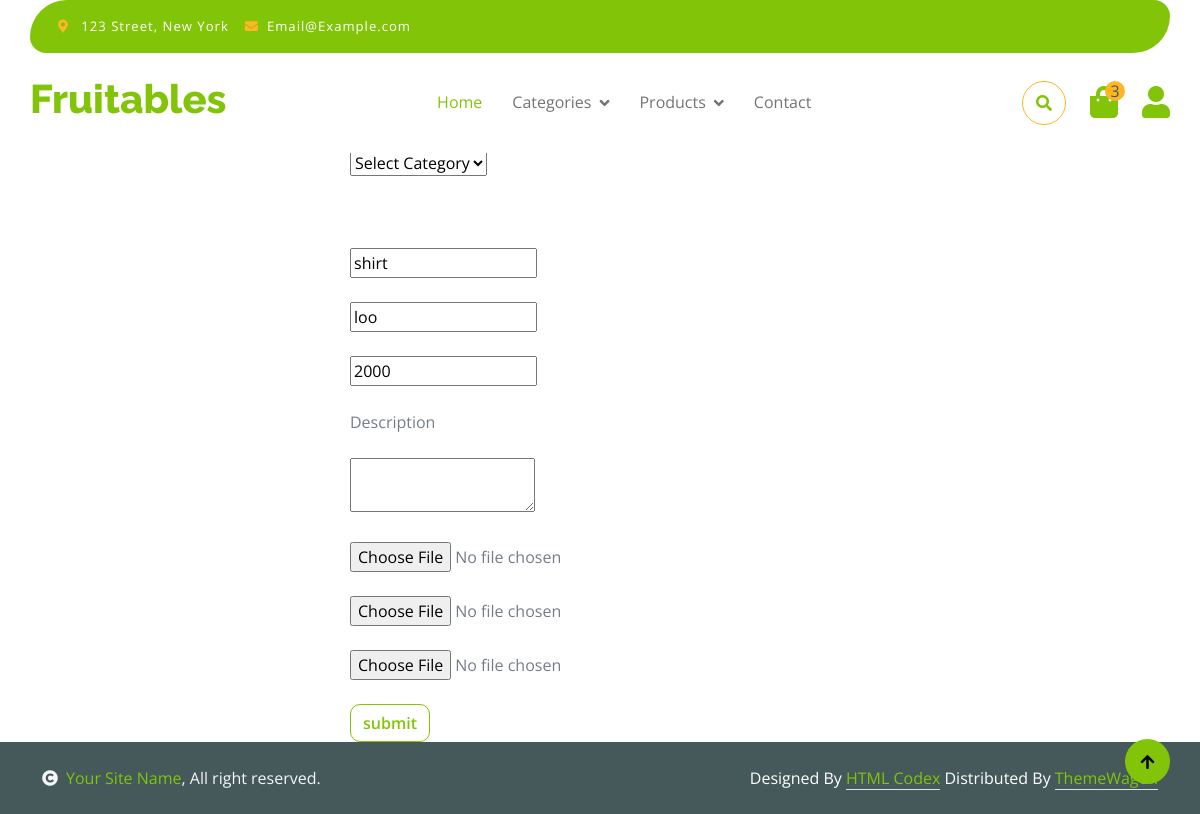
The app's page /textileapp/edit_product/4 with its own data.
### textileapp/models.py (models this page shows)
class Products(models.Model):
    category_name = models.CharField(max_length=50, null=True, blank=True)
    product_name = models.CharField(max_length=50, null=True, blank=True)
    brand = models.CharField(max_length=50, null=True, blank=True)
    price = models.IntegerField(null=True, blank=True)
    description = models.CharField(max_length=50, null=True, blank=True)
    image1 = models.ImageField(upload_to="product_image",null=True,blank=True)
    image2 = models.ImageField(upload_to="product_image", null=True, blank=True)
    image3 = models.ImageField(upload_to="product_image", null=True, blank=True)

### textileapp/views.py (the view)
# urls.py: path('edit_product/<int:product_id>',views.edit_products,name='edit_product'),
def edit_products(request,product_id):
    data = Products.objects.get(id=product_id)
    cat=category.objects.all()
    return render(request, 'edit_product.html', {'data': data, 'cat':  cat})

### textileapp/templates/edit_product.html (shortened to what this page needs)
<!DOCTYPE html>
{% extends 'index.html' %}
{% block content %}
<html lang="en">
<head>
</head>
<body>
<div style="margin-top: 150px; margin-left: 350px; ">
    <form method="POST" action="{% url 'update_product' data_id=data.id %}" enctype="multipart/form-data">
        <select name="category" >
            <option >Select Category</option>
        </select><br><br><br><br>
    <input value="{{data.product_name}}" name="pro_name" placeholder="Product Name"><br><br>
        <input value="{{data.brand}}" name="pro_brand" placeholder="Product brand"><br><br>
        <input value="{{data.price}}" name="pro_price" placeholder="Product price"><br><br>
    <label>Description</label><br><br>
        <textarea name="description"></textarea><br><br>
        <input name="image1" type="file" placeholder="image"><br><br>
        <input name="image2" type="file" placeholder="image"><br><br>
        <input name="image3" type="file" placeholder="image"><br><br>
    <button class="btn btn-outline-primary" type="submit">submit</button>
</form>
</div>
</body>
</html>
{% endblock %}

### textileapp/static/adminpanel/css/style.css (style rules this page uses)
.btn { font-weight: 600; transition: .5s; }

### records on screen
Products: pro_name "shirt", pro_brand "loo", pro_price "2000"
